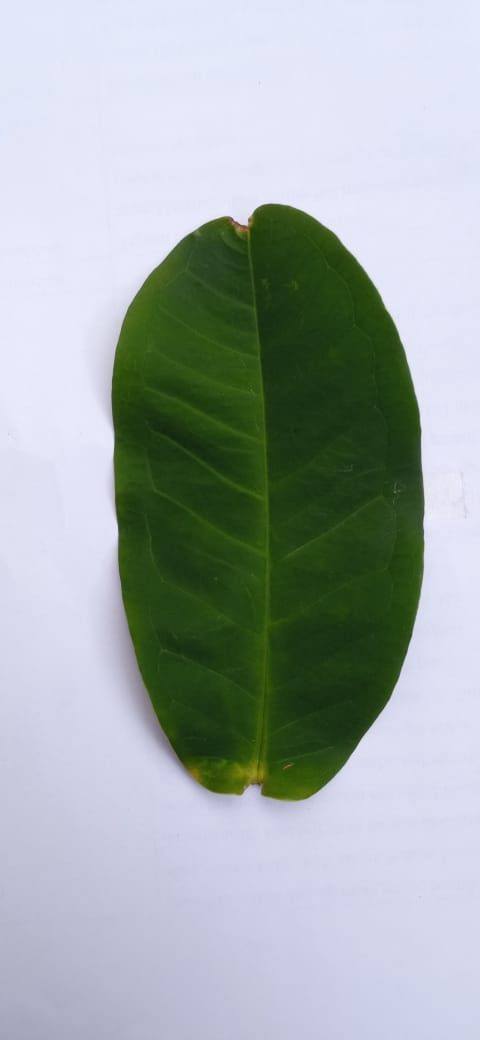
#> input picture dataset/daunjambuair1.jpg, 480 x 1040 px
$ python tes.py   (older library calls are emulated)
#> lines starting #> are read from the running program, lines starting #| are printed output that depends on the picture; after the words box and inside, x2 and y2 are one past the last pixel; in counts of white or black regions, pixels touching at a corner belong together
import cv2
import numpy as np
import xlsxwriter
from collections import Counter
from skimage.feature import greycomatrix, greycoprops
from skimage.measure import label, regionprops, regionprops_table
from sklearn.cluster import KMeans

image       = cv2.imread('dataset/daunjambuair1.jpg')
#> image is the input picture: shape (1040, 480, 3); mean B, G, R 171.7, 172.2, 162
gray        = cv2.cvtColor(image, cv2.COLOR_BGR2GRAY)
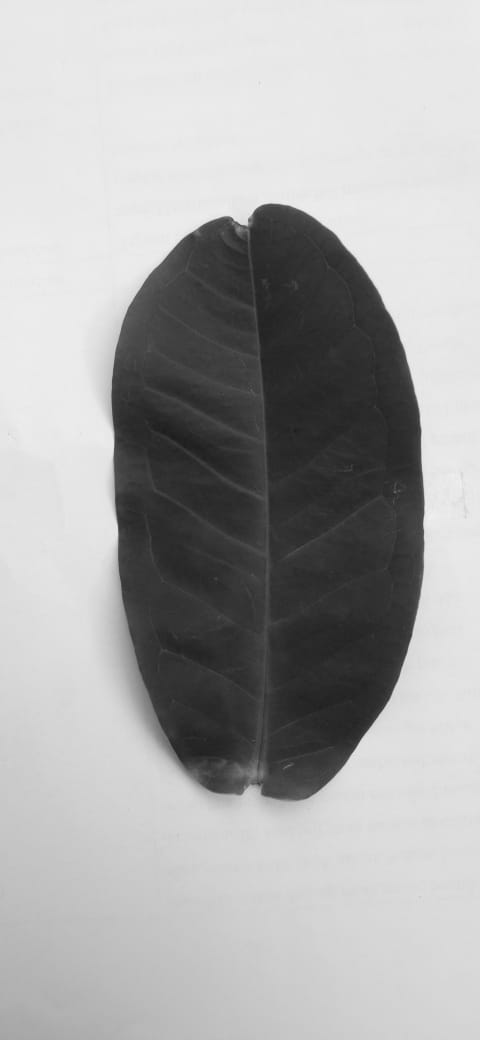
#> gray: shape (1040, 480); min 28, max 245, mean 169.1
ret,thresh1 = cv2.threshold(gray,127,255,cv2.THRESH_BINARY_INV)
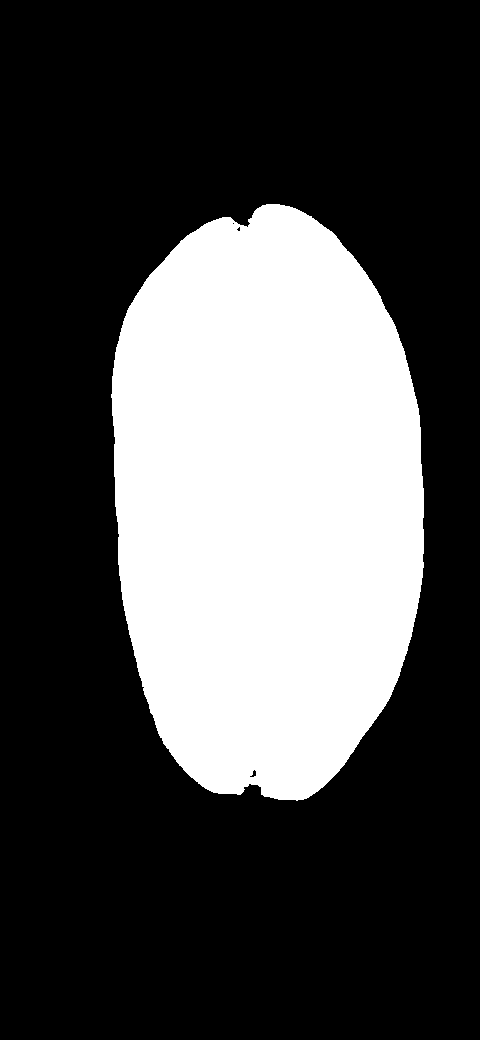
#> thresh1: shape (1040, 480); 30.1% white; 1 white region, box (x1, y1, x2, y2) and area: (111, 204, 424, 801) 150084
mask        = cv2.dilate(thresh1.copy(),None,iterations=10)
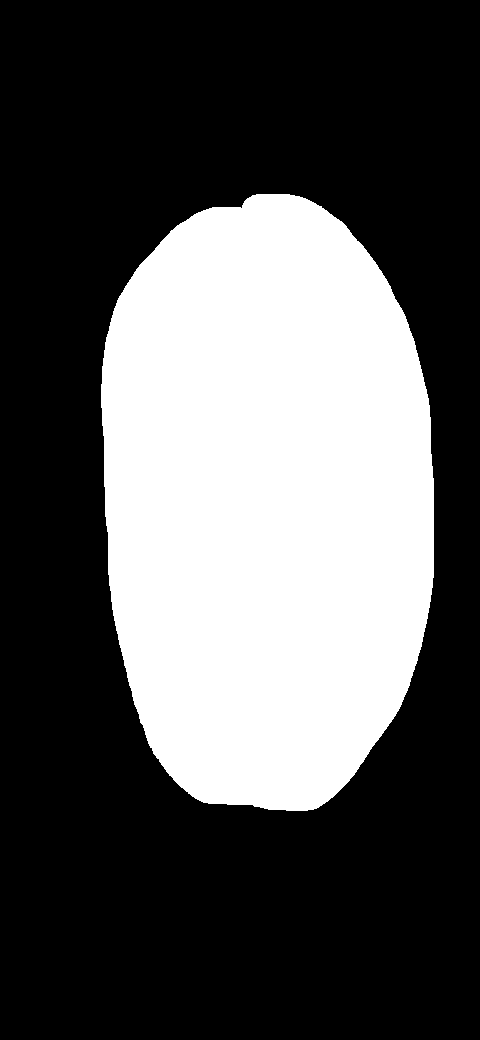
#> mask: shape (1040, 480); 33.9% white; 1 white region, box (x1, y1, x2, y2) and area: (101, 194, 434, 811) 169025
mask        = cv2.erode(mask.copy(),None,iterations=10)
#> mask: shape (1040, 480); 30.1% white; 1 white region
segmented   = cv2.bitwise_and(image, image, mask=mask)
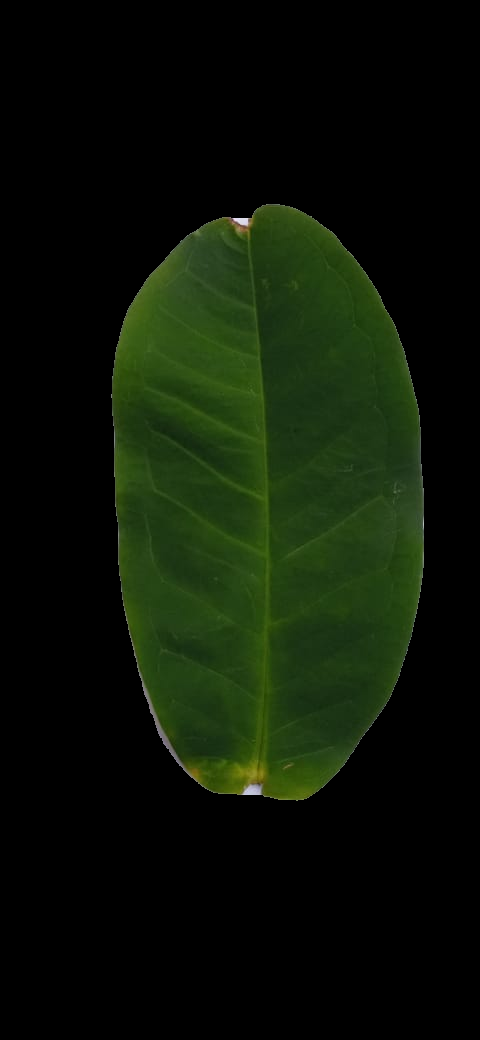
#> segmented: shape (1040, 480, 3); mean B, G, R 6.3, 20.2, 11.7

contours, hierarchy = cv2.findContours(mask,cv2.RETR_TREE,cv2.CHAIN_APPROX_SIMPLE)
#> contours = 1 contour; box (x1, y1, x2, y2) and area: (111, 204, 424, 801) 149712
selected    = max(contours,key=cv2.contourArea)
#> selected = contour of 540 points, box (x1, y1, x2, y2) (111, 204, 424, 801), area 149712
x,y,w,h     = cv2.boundingRect(selected)
#> x = 111; y = 204; w = 313; h = 597
cropped     = segmented[y:y+h,x:x+w]
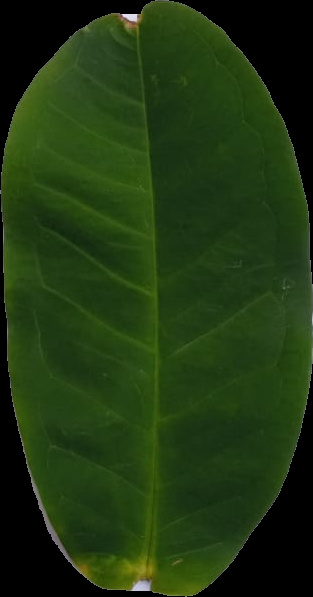
#> cropped: shape (597, 313, 3); mean B, G, R 16.7, 53.8, 31.1
# cv2.rectangle(cropped, (x, y), (x+w, y+h), (0, 255, 0), 2)
mask        = mask[y:y+h,x:x+w]
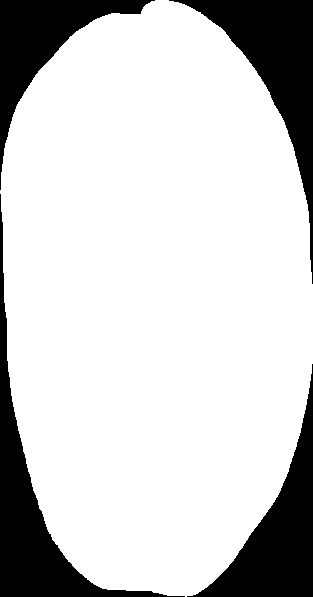
#> mask: shape (597, 313); 80.5% white; 4 black regions, box (x1, y1, x2, y2) and area: (169, 0, 313, 284) 10017, (0, 194, 185, 597) 10014, (187, 364, 313, 597) 9093, (0, 0, 155, 190) 7332
gray        = cv2.cvtColor(cropped, cv2.COLOR_BGR2GRAY)
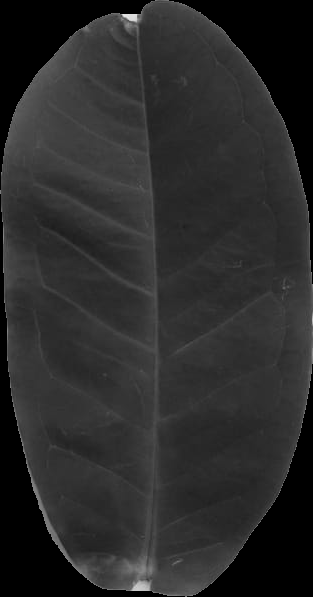
#> gray: shape (597, 313); min 0, max 232, mean 42.8
# ----------------------------------------
#> (the run stopped early here; a loop or call above may not have finished)

$ run again, with dataset/daunjambuair10.jpg copied over dataset/daunjambuair1.jpg
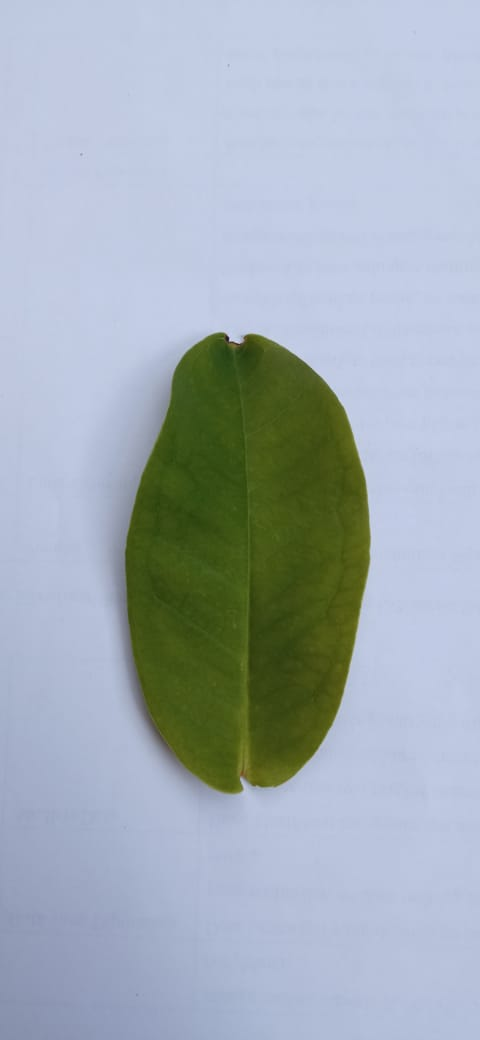
#> input picture dataset/daunjambuair10.jpg, 480 x 1040 px
#> image is the input picture: shape (1040, 480, 3); mean B, G, R 183.4, 174.3, 163
#> `ret,thresh1 = cv2.threshold(gray,127,255,cv2.THRESH_BINARY_INV)`:
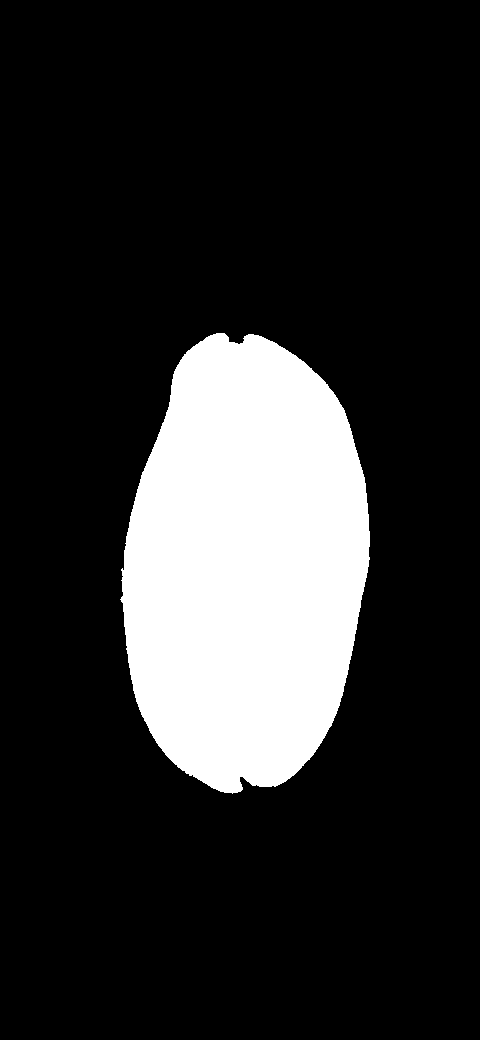
#> thresh1: shape (1040, 480); 17.8% white; 1 white region, box (x1, y1, x2, y2) and area: (120, 333, 370, 794) 88670
#> contours = 1 contour; box (x1, y1, x2, y2) and area: (120, 333, 370, 794) 88378
#> selected = contour of 494 points, box (x1, y1, x2, y2) (120, 333, 370, 794), area 88378
#> x = 120; y = 333; w = 250; h = 461
#> `gray        = cv2.cvtColor(cropped, cv2.COLOR_BGR2GRAY)`:
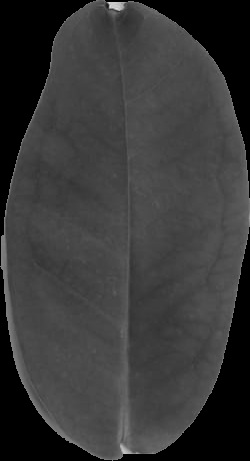
#> gray: shape (461, 250); min 0, max 221, mean 56.2

$ run again, with dataset/daunjambuair100.jpg copied over dataset/daunjambuair1.jpg
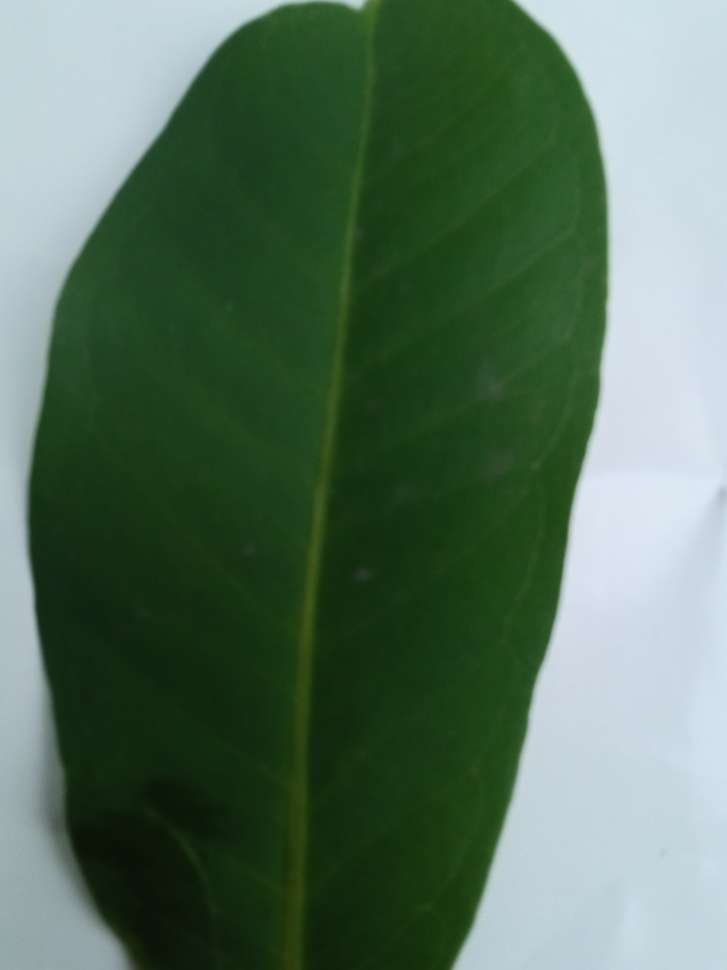
#> input picture dataset/daunjambuair100.jpg, 727 x 970 px, shrunk from 3120 x 4160 before the run
#> image is the input picture: shape (970, 727, 3); mean B, G, R 91.8, 112.3, 86.4
#> `ret,thresh1 = cv2.threshold(gray,127,255,cv2.THRESH_BINARY_INV)`:
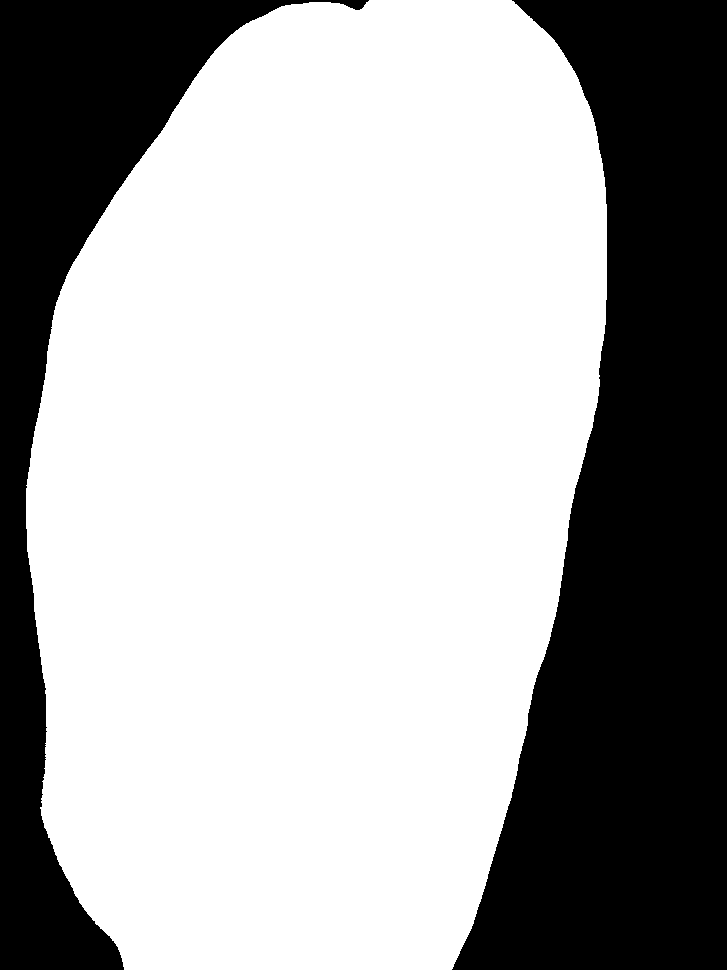
#> thresh1: shape (970, 727); 65.6% white; 2 black regions, box (x1, y1, x2, y2) and area: (452, 0, 727, 970) 164447, (0, 0, 369, 970) 77794
#> contours = 1 contour; box (x1, y1, x2, y2) and area: (26, 0, 607, 970) 462260
#> selected = contour of 814 points, box (x1, y1, x2, y2) (26, 0, 607, 970), area 462260
#> x = 26; y = 0; w = 581; h = 970
#> `gray        = cv2.cvtColor(cropped, cv2.COLOR_BGR2GRAY)`:
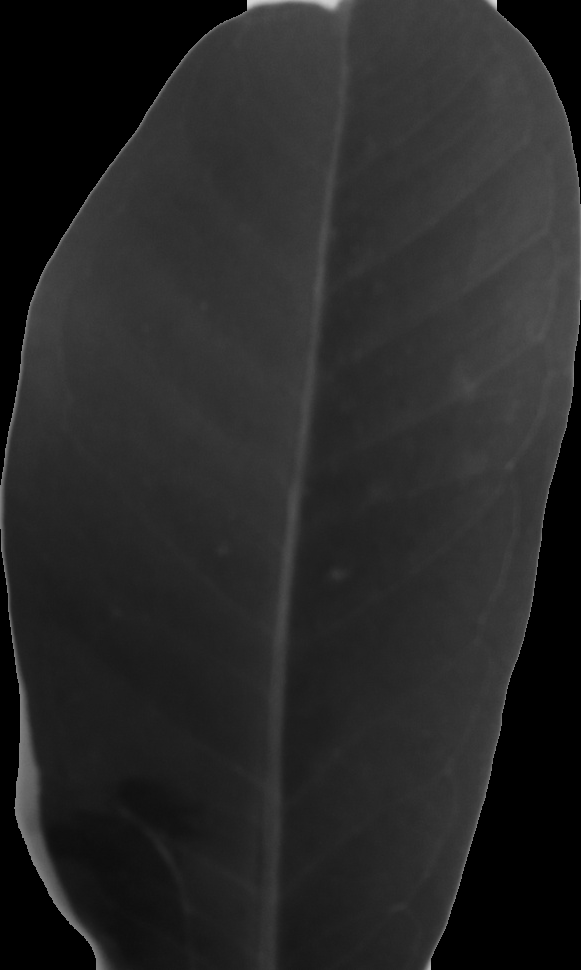
#> gray: shape (970, 581); min 0, max 218, mean 39.3
